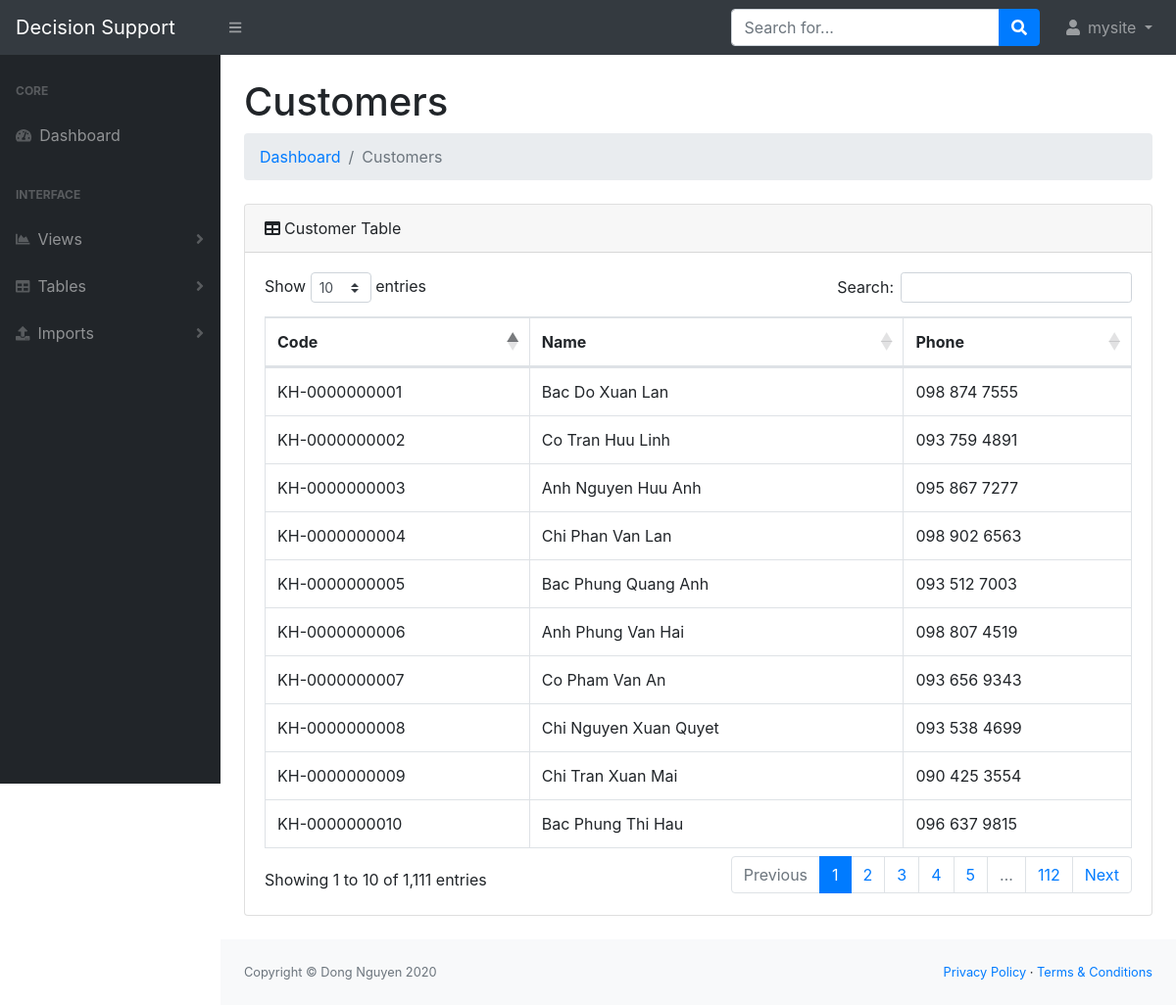
/tables/customer/ (signed in), run on the app's committed database.
### dashboard/models.py (models this page shows, shortened)
class Customer(models.Model):
    code = models.CharField(max_length=15)
    name = models.CharField(max_length=200)
    phone = models.CharField(max_length=200)

### dashboard/views.py (the view)
# urls.py: path("tables/customer/", views.showCustomer, name="tables.customer"),
def showCustomer(response):
    user = response.user
    if user.username == "":
        return HttpResponseRedirect("/login")
    data = Customer.objects.all()
    return render(response, "desk/pages/tables.customer.html", {"data":data, "username":user.username})

### dashboard/templates/desk/pages/tables.customer.html
{% extends 'desk/base.html' %}
{% block content %}
<div class="container-fluid">
    <h1 class="mt-4">Customers</h1>
    <ol class="breadcrumb mb-4">
        <li class="breadcrumb-item"><a href="{% url 'index' %}">Dashboard</a></li>
        <li class="breadcrumb-item active">Customers</li>
    </ol>
    <div class="card mb-4">
        <div class="card-header"><i class="fas fa-table mr-1"></i>Customer Table</div>
        <div class="card-body">
            <div class="table-responsive">
                <table class="table table-bordered" id="dataTable" width="100%" cellspacing="0">
                    <thead>
                        <tr>
                            <th>Code</th>
                            <th>Name</th>
                            <th>Phone</th>
                        </tr>
                    </thead>
                    <tbody>
                        {% for item in data %}
                        <tr>
                            <td>{{item.code}}</td>
                            <td>{{item.name}}</td>
                            <td>{{item.phone}}</td>
                        </tr>
                        {% endfor %}
                    </tbody>
                </table>
            </div>
        </div>
    </div>
</div>
{% endblock %}

### dashboard/templates/desk/base.html (shortened to what this page needs)
<!DOCTYPE html>
<html lang="en">
    <head>
        {% load static %}
        <link href="https://cdn.datatables.net/1.10.20/css/dataTables.bootstrap4.min.css" rel="stylesheet" />
        <link href="{% static 'css/styles.css' %}" rel="stylesheet" />
    </head>
    <body class="sb-nav-fixed">
        {% include 'desk/components/topnav.html' %}
        <div id="layoutSidenav">
            <div id="layoutSidenav_nav">
                {% include 'desk/components/layoutSidenav_nav.html' %}
            </div>
            <div id="layoutSidenav_content">
                <main>
                    {% block content %}
                    {% endblock %}
                </main>
                {% include 'desk/components/footer.html' %}
            </div>
        </div>
    </body>
</html>

### dashboard/templates/desk/components/topnav.html (shortened to what this page needs)
<nav class="sb-topnav navbar navbar-expand navbar-dark bg-dark">
    <a class="navbar-brand" href="{% url 'index' %}">Decision Support</a>
    <button class="btn btn-link btn-sm order-1 order-lg-0" id="sidebarToggle" href="#">
        <i class="fas fa-bars"></i>
    </button>
    <form class="d-none d-md-inline-block form-inline ml-auto mr-0 mr-md-3 my-2 my-md-0">
        <div class="input-group">
            <input class="form-control" type="text" placeholder="Search for..." aria-label="Search" aria-describedby="basic-addon2" />
            <div class="input-group-append">
                <button class="btn btn-primary" type="button"><i class="fas fa-search"></i></button>
            </div>
        </div>
    </form>
    <ul class="navbar-nav ml-auto ml-md-0">
        <li class="nav-item dropdown">
            <a class="nav-link dropdown-toggle" id="userDropdown" href="#" role="button" data-toggle="dropdown" aria-haspopup="true" aria-expanded="false">
                <i class="fas fa-user fa-fw"></i>
                {{username}}
            </a>
        </li>
    </ul>
</nav>

### dashboard/templates/desk/components/layoutSidenav_nav.html (shortened to what this page needs)
<nav class="sb-sidenav accordion sb-sidenav-dark" id="sidenavAccordion">
    <div class="sb-sidenav-menu">
        <div class="nav">
            <div class="sb-sidenav-menu-heading">Core</div>
            <a class="nav-link" href="{% url 'index' %}">
                <div class="sb-nav-link-icon">
                    <i class="fas fa-tachometer-alt"></i>
                </div>
                Dashboard
            </a>
            <div class="sb-sidenav-menu-heading">Interface</div>
            <a class="nav-link collapsed" href="#" data-toggle="collapse" data-target="#collapseViews"
                aria-expanded="false" aria-controls="collapseViews">
                <div class="sb-nav-link-icon">
                    <i class="fas fa-chart-area"></i>
                </div>
                Views
                <div class="sb-sidenav-collapse-arrow">
                    <i class="fas fa-angle-down"></i>
                </div>
            </a>
            <a class="nav-link collapsed" href="#" data-toggle="collapse" data-target="#collapseTables"
                aria-expanded="false" aria-controls="collapseTables">
                <div class="sb-nav-link-icon">
                    <i class="fas fa-table"></i>
                </div>
                Tables
                <div class="sb-sidenav-collapse-arrow">
                    <i class="fas fa-angle-down"></i>
                </div>
            </a>
            <a class="nav-link collapsed" href="#" data-toggle="collapse" data-target="#collapseImports"
                aria-expanded="false" aria-controls="collapseTables">
                <div class="sb-nav-link-icon">
                    <i class="fas fa-upload"></i>
                </div>
                Imports
                <div class="sb-sidenav-collapse-arrow">
                    <i class="fas fa-angle-down"></i>
                </div>
            </a>
        </div>
    </div>
</nav>

### dashboard/templates/desk/components/footer.html
<footer class="py-4 bg-light mt-auto">
    <div class="container-fluid">
        <div class="d-flex align-items-center justify-content-between small">
            <div class="text-muted">Copyright &copy; Dong Nguyen 2020</div>
            <div>
                <a href="#">Privacy Policy</a>
                &middot;
                <a href="#">Terms &amp; Conditions</a>
            </div>
        </div>
    </div>
</footer>

### data on the page
Customer: code "KH-0000000001", name "Bac Do Xuan Lan", phone "098 874 7555"
Customer: code "KH-0000000002", name "Co Tran Huu Linh", phone "093 759 4891"
Customer: code "KH-0000000003", name "Anh Nguyen Huu Anh", phone "095 867 7277"
Customer: code "KH-0000000004", name "Chi Phan Van Lan", phone "098 902 6563"
Customer: code "KH-0000000005", name "Bac Phung Quang Anh", phone "093 512 7003"
Customer: code "KH-0000000006", name "Anh Phung Van Hai", phone "098 807 4519"
Customer: code "KH-0000000007", name "Co Pham Van An", phone "093 656 9343"
Customer: code "KH-0000000008", name "Chi Nguyen Xuan Quyet", phone "093 538 4699"
Customer: code "KH-0000000009", name "Chi Tran Xuan Mai", phone "090 425 3554"
Customer: code "KH-0000000010", name "Bac Phung Thi Hau", phone "096 637 9815"

### other printed values
{{ username }} "mysite"
